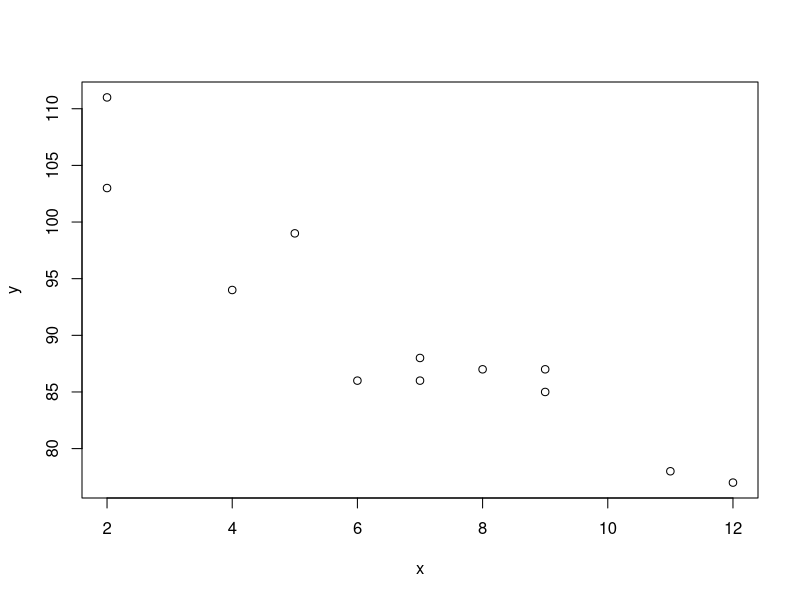
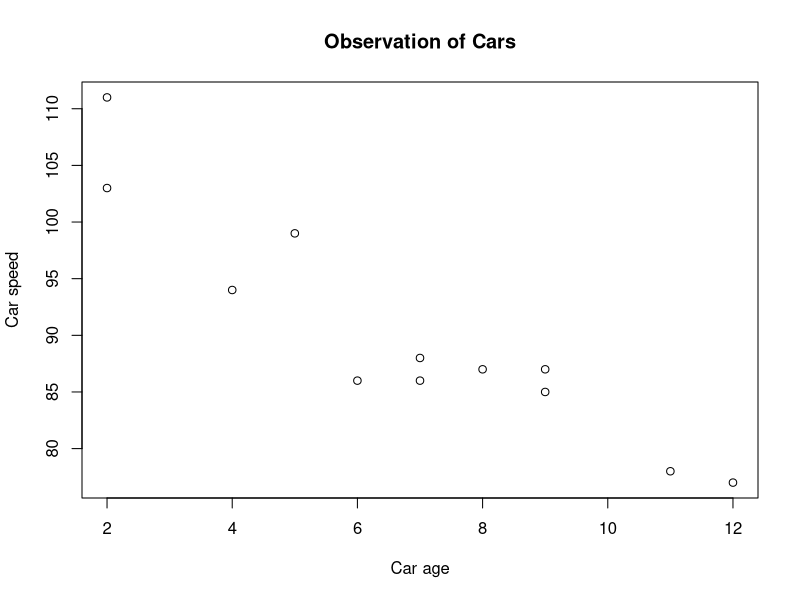
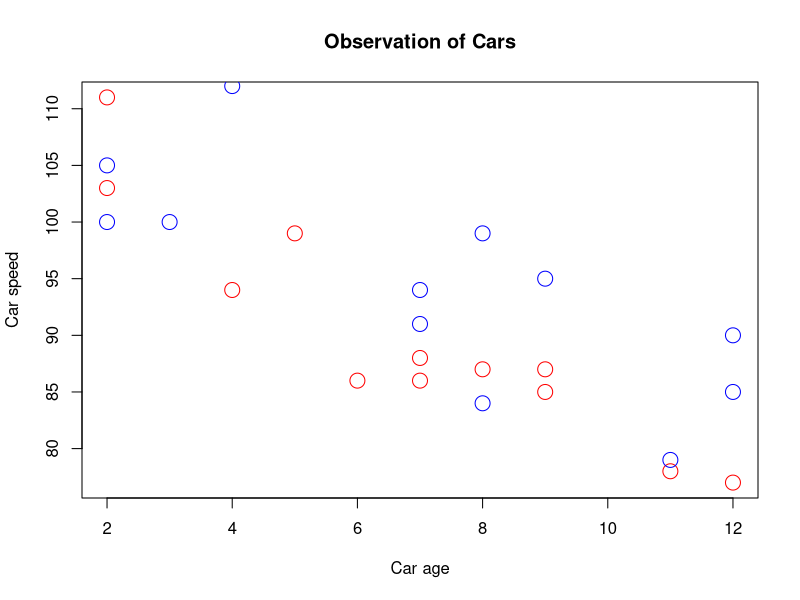

Here is the R script that generated these plots, in order:
# R Scatter Plot

# A "scatter plot" is a type of plot used to display the relationship between two numerical variables, and plots one dot for each observation.

# It needs two vectors of same length, one for the x-axis (horizontal) and one for the y-axis (vertical):

x <- c(5, 7, 8, 7, 2, 2, 9, 4, 11, 12, 9, 6)
y <- c(99, 86, 87, 88, 111, 103, 87, 94, 78, 77, 85, 86)

plot(x, y)


# The observation in the example above should show the result of 12 cars passing by.

# That might not be clear for someone who sees the graph for the first time, so #let's add a header and different labels to describe the scatter plot better:


x <- c(5, 7, 8, 7, 2, 2, 9, 4, 11, 12, 9, 6)
y <- c(99, 86, 87, 88, 111, 103, 87, 94, 78, 77, 85, 86)

plot(x, y, main = "Observation of Cars", xlab = "Car age", ylab = "Car speed")

# The x-axis shows how old the car is.

# The y-axis shows the speed of the car when it passes.

# Are there any relationships between the observations?

# It seems that the newer the car, the faster it drives, but that could be a coincidence, after all we only registered 12 cars.





##### Compare Plots:

# In the example above, there seems to be a relationship between the car speed and age, but what if we plot the observations from another day as well? Will the scatter plot tell us something else?

# To compare the plot with another plot, use the points() function:

# day one, the age and speed of 12 cars:
x1 <- c(5, 7, 8, 7, 2, 2, 9, 4, 11, 12, 9, 6)
y1 <- c(99, 86, 87, 88, 111, 103, 87, 94, 78, 77, 85, 86)

# day two, the age and speed of 15 cars:
x2 <- c(2, 2, 8, 1, 15, 8, 12, 9, 7, 3, 11, 4, 7, 14, 12)
y2 <- c(100, 105, 84, 105, 90, 99, 90, 95, 94, 100, 79, 112, 91, 80, 85)

plot(x1, y1, main = "Observation of Cars", xlab = "Car age", ylab = "Car speed", col = "red", cex = 2)
points(x2, y2, col = "blue", cex = 2)

# Conclusion of observation: By comparing the two plots, I think it is safe to say that they both gives us the same conclusion: the newer the car, the faster it drives.
